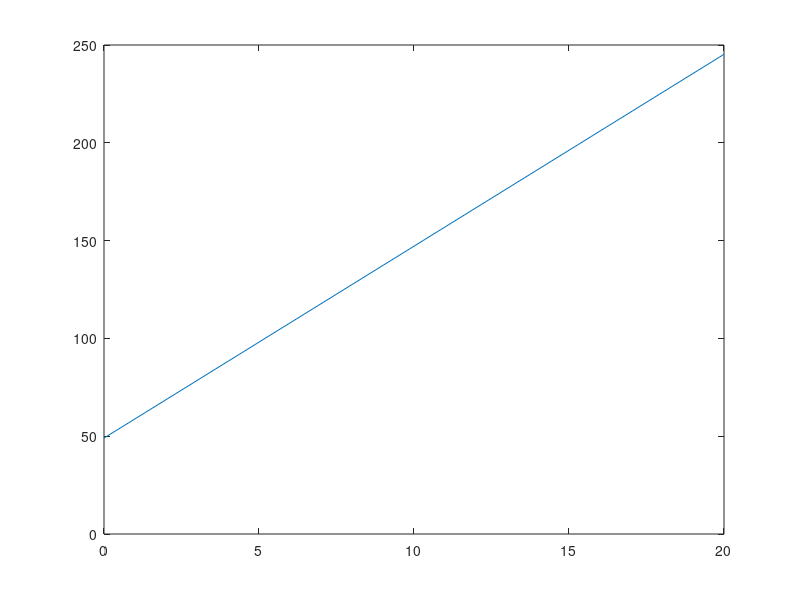

Here is the MATLAB script that generated this plot:
% a=10; 
% c=5; 
% m=1; 
% g=9.81; 
% W=m*g*(a+c);

 
a=[0:5:20]; %% a=[0,5,10,20]
c=5; 
m=1; 
g=9.81; 
W=m*g*(a+c);
plot(a,W,'-');